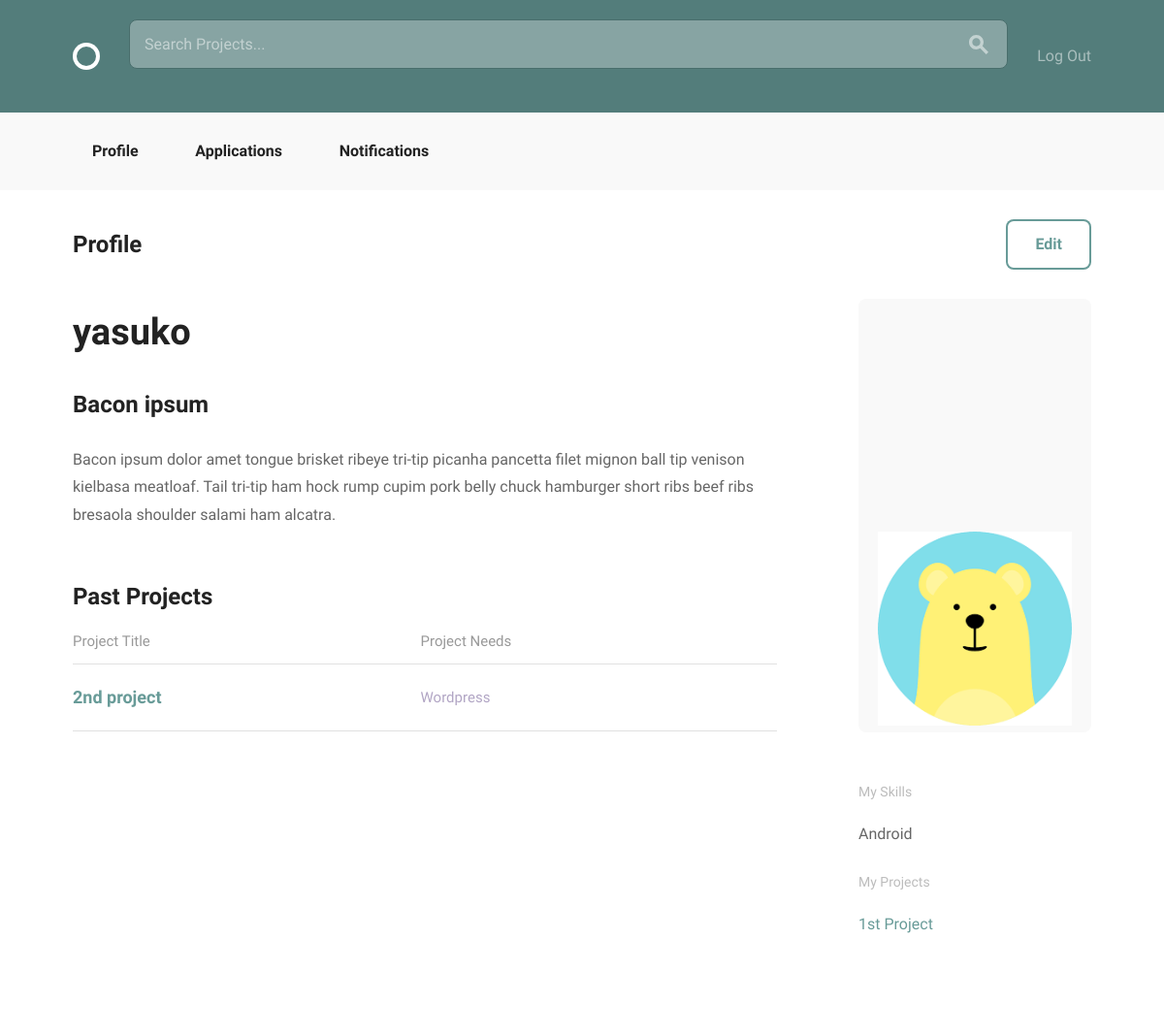
Screenshot of /accounts/profile/3/ (signed in) with the database file from the repository.
### accounts/models.py (models this page shows, shortened)
class User(AbstractBaseUser, PermissionsMixin):
    email = models.EmailField(unique=True)
    username = models.CharField(max_length=40, unique=True)
    bio = models.TextField(max_length=500, blank=True, default="")
    image = models.ImageField(upload_to="profile_image/", blank=True)
    date_joined = models.DateTimeField(default=timezone.now)
    is_active = models.BooleanField(default=True)
    is_staff = models.BooleanField(default=False)
    objects = UserManager()
    USERNAME_FIELD = "email"
    REQUIRED_FIELDS = ["username"]

class Skill(models.Model):
    user = models.ForeignKey(settings.AUTH_USER_MODEL, null=True, on_delete=models.DO_NOTHING)
    name = models.CharField(max_length=20, choices=SKILLES_CHOICES)
    def __str__(self):
        return self.name

### projects/models.py (models this page shows, shortened)
class Application(models.Model):
    applicant = models.ForeignKey(
        settings.AUTH_USER_MODEL,
        related_name="applicaion",
        on_delete=models.DO_NOTHING
    )
    position = models.ForeignKey(Position, on_delete=models.DO_NOTHING)
    status = models.CharField(max_length=20)

class Position(models.Model):
    ANDROID = "Android"
    DESIGN = "Design"
    JAVA = "Java"
    PHP = "PHP"
    PYTHON = "Python"
    RAILS = "Rails"
    WORDPRESS = "Wordpress"
    iOS = "iOS"
    SKILLES_CHOICES = (
        (ANDROID, "Android Developer"),
        (DESIGN, "Designer"),
        (JAVA, "Java Developer"),
        (PHP, "PHP Developer"),
        (PYTHON, "Python Developer"),
        (RAILS, "Rails Developer"),
        (WORDPRESS, "Wordpress Developer"),
        (iOS, "iOS Developer")
    )
    project = models.ForeignKey(
        Project,
        null=True,
        related_name="positions",
        on_delete=models.CASCADE)
    title = models.CharField(max_length=100, blank=True)
    description = models.TextField(max_length=500, blank=True)
    skill = models.CharField(
        max_length=20,
        choices=SKILLES_CHOICES,
        default="",
        blank=True)
    position_filled = models.BooleanField(default=False, blank=True)
    applicants = models.ManyToManyField(
        settings.AUTH_USER_MODEL,
        through='Application')

class Project(models.Model):
    user = models.ForeignKey(settings.AUTH_USER_MODEL, null=True, on_delete=models.DO_NOTHING)
    title = models.CharField(max_length=100)
    description = models.TextField(max_length=500)
    estimated_time = models.IntegerField()
    requirements = models.CharField(max_length=100)

### accounts/views.py (the view)
@login_required
def profile_detail(request, pk):
    profile = get_object_or_404(models.User, pk=pk)
    skills = models.Skill.objects.filter(user_id=pk)
    projects = Project.objects.filter(user_id=pk)
    applications = Application.objects.filter(
                        applicant=request.user,
                        status='accept')
    return render(request, 'accounts/profile_detail.html', {
            'profile': profile,
            'skills': skills,
            'projects': projects ,
            'applications': applications })

### projects/templatetags/project_extras.py (called while the page is built)
@register.filter('markdown_to_html')
def markdown_to_html(markdown_text):
    html_body = markdown2.markdown(markdown_text)
    return mark_safe(html_body)

### accounts/templates/accounts/profile_detail.html
{% extends "layout.html" %}
{% load static from staticfiles %}
{% load project_extras %}
{% block body_content %}
<div class="bounds circle--page">
    <div class="circle--page--header circle--fluid">
        <div class="circle--fluid--cell circle--fluid--primary">
            <h2>Profile</h2>
        </div>
        {% if profile.id == request.user.id %}
            <div class="circle--fluid--cell circle--fluid--secondary">
                <a class="button icon-on-left" href="{% url 'accounts:edit' pk=user.id %}">Edit</a>
            </div>
        {% endif %}
    </div>
    <div class="grid-70">
        <div class="circle--article--body">
              <h1>{{ profile.username }}</h1>
              {{ profile.bio | markdown_to_html }}
        </div>
        <h2>Past Projects</h2>
        <table class="u-full-width circle--table">
            <thead>
                <tr>
                    <th>Project Title</th>
                    <th class="circle--cell--right">Project Needs</th>
                </tr>
            </thead>
            <tbody>
                {% for application in applications %}
                    <tr class="clickable-row" data-href="{% url 'projects:project_detail' pk=application.position.project.pk %}">
                        <td>
                            <h3>{{ application.position.project.title }}</h3>
                        </td>
                        <td class="circle--cell--right">
                            <span class="secondary-label">{{ application.position.skill }}</sapn>
                        </td>
                    </tr>
                {% endfor %}
            </tbody>
        </table>
    </div>
    <div class="grid-25 grid-push-5">
        <div class="circle--secondary--module">
            <div class="circle--primary--avatar">
                {% if profile.image %}
                    <img src="{{ profile.image.url }}" height=200 width=200 alt="profile image"/>
                {% endif %}
            </div>
        </div>
        <div class="circle--secondary--module">
            <h4>My Skills</h4>
            <ul class="unloaded">
                {% for skill in skills %}
                <li>{{ skill }}</li>
                {% endfor %}
            </ul>
            <h4>My Projects</h4>
            <ul class="circle--link--list">
                {% for project in projects %}
                <li><a href="{% url 'projects:project_detail' pk=project.pk %}">{{ project.title }}</a></li>
                {% endfor %}
            </ul>
        </div>
    </div>
</div>
{% endblock %}

### rows the page displays
User: username "yasuko", bio "Bacon ipsum Bacon ipsum dolor amet tongue brisket ribeye tri-tip picanha pancetta filet mignon ball tip venison kielbasa meatloaf. Tail tri-tip ham hock rump cupim pork belly chuck hamburger short ribs beef ribs bresaola shoulder salami ham alcatra.", image (picture)
Application: position.project "2nd project", position.skill "Wordpress"
Skill: name "Android"
Project: title "1st Project"
